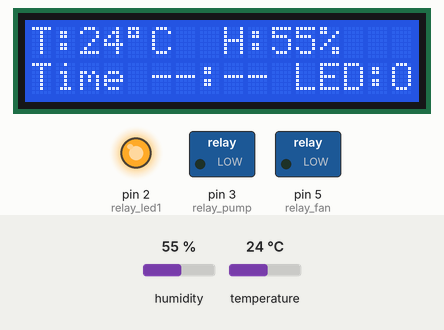
Recording of a sketch running on a simulated Arduino Uno, built with avr-gcc and run on an emulated ATmega328P. Shown: 16×2 character LCD, switched loads named in the sketch (green lamp = pin HIGH), output pins drawn as LEDs (lit = HIGH). The inputs (shaded band) are chosen by the test bench; at power-on: humidity 55 %, temperature 24 °C. What the sketch prints to the serial monitor is not drawn.

Above: at 3.3 s.
3.4 s: humidity set to 88 %
At 4.8 s:
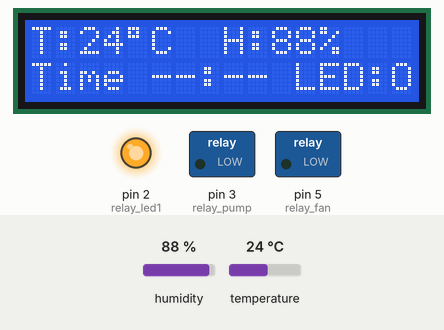
5.7 s: humidity set to 91 %
At 7.5 s:
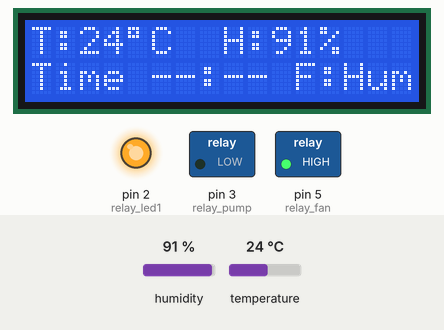
7.8 s: temperature set to 33 °C
At 9.2 s:
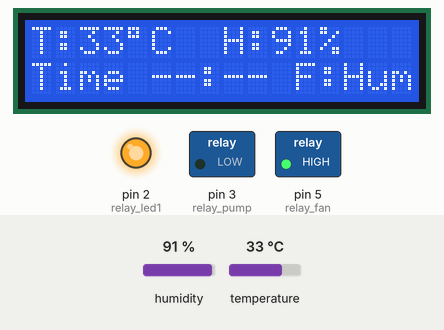
9.9 s: temperature set to 36 °C
At 11.7 s:
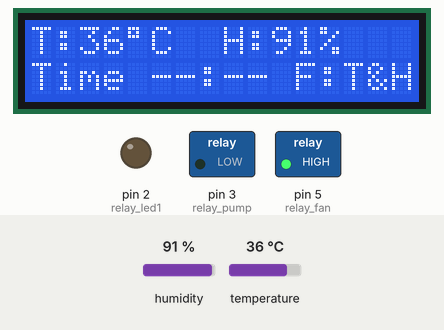
12.0 s: humidity set to 22 %
At 13.5 s:
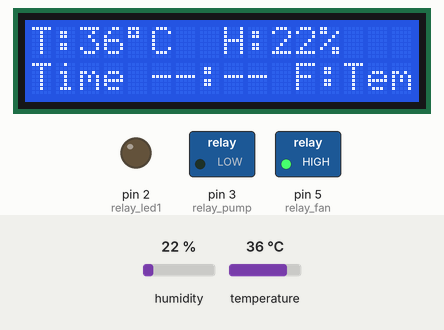
14.1 s: temperature set to 12 °C
At 15.1 s:
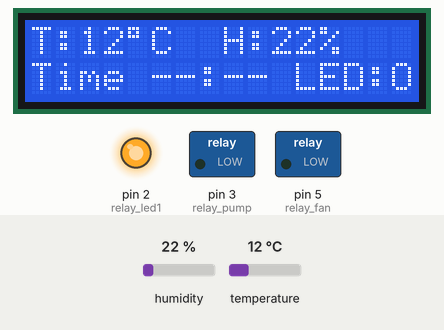
Timing chart, 0 to 17.1 s (numbered marks = the images above; inputs shaded):
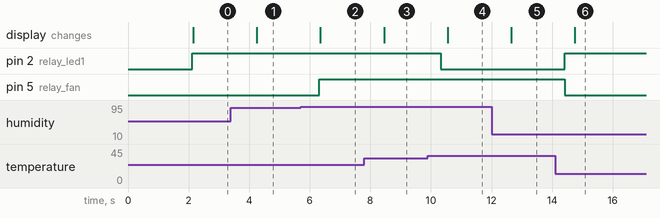

The sketch:

jetson_baby_plant.ino
```cpp
#include <Wire.h>
#include <LiquidCrystal_I2C.h>
#include <SimpleDHT.h>

// LCD 설정
LiquidCrystal_I2C lcd(0x3F, 16, 2);  // LCD 주소가 0x27인 경우 수정 필요

// 릴레이 핀 설정
#define relay_led1 2    // LED 릴레이
#define relay_pump 3    // 펌프 릴레이
#define relay_fan 5     // 팬 릴레이

// DHT11 온도 센서 설정
int pinDHT11 = 6;       // 온도 센서 핀
SimpleDHT11 dht11(pinDHT11);

// 시간 변수
int currentHour = 12;   // 기본값 설정 (정오)
int currentMinute = 0;
int currentSecond = 0;
bool timeReceived = false;  // 시간을 받았는지 여부

// 온도 및 습도 변수
byte temperature = 0;
byte humidity = 0;

// 온도 및 습도 임계값 설정
const byte TEMP_THRESHOLD = 35;  // 35도 이상이면 LED 끄고 팬 켜기
const byte HUMIDITY_THRESHOLD = 90;  // 발아 단계: 90% 이상이면 팬 켜기

// 상태 변수
bool isOperatingHours = true;   // 초기값은 운영 시간으로 설정
bool isOverheated = false;      // 과열 여부
bool isHighHumidity = false;    // 고습도 여부

// 팬 동작 이유 추적
String fanReason = "";

// 디버깅용 변수
unsigned long lastSerialRequestTime = 0;
unsigned long serialRequestCount = 0;

// LCD 업데이트 시간 제어용 변수
unsigned long lastLCDUpdateTime = 0;
const unsigned long LCD_UPDATE_INTERVAL = 1000;  // 1초마다 LCD 업데이트

void setup() {
  // 릴레이 핀 초기화 - 가장 먼저 실행
  pinMode(relay_led1, OUTPUT);
  pinMode(relay_pump, OUTPUT);
  pinMode(relay_fan, OUTPUT);

  // 모든 릴레이 초기 상태 OFF
  digitalWrite(relay_led1, LOW);
  digitalWrite(relay_pump, LOW);
  digitalWrite(relay_fan, LOW);

  // 시리얼 통신 초기화
  Serial.begin(115200);

  // LCD 초기화
  Wire.begin();  // Arduino에서 I2C 초기화 (A4=SDA, A5=SCL)
  lcd.init();
  lcd.backlight();
  lcd.clear();

  lcd.setCursor(0, 0);
  lcd.print("Smart Farm System");
  lcd.setCursor(0, 1);
  lcd.print("Initializing...");

  delay(2000);
  lcd.clear();

  // 제슨 나노에 시간 정보 요청
  Serial.println("REQUEST_TIME");
  lastSerialRequestTime = millis();
  serialRequestCount++;

  Serial.println("스마트팜 시스템이 시작되었습니다.");
}

void loop() {
  // 1. 시리얼에서 시간 데이터 읽기
  readTimeFromJetson();

  // 2. 온습도 센서 읽기
  readDHT11Sensor();

  // 3. 운영 시간 체크 (06:00~20:00)
  if (timeReceived) {
    isOperatingHours = (currentHour >= 6 && currentHour < 20);
  }

  // 4. 환경 조건 체크
  isOverheated = (temperature >= TEMP_THRESHOLD);
  isHighHumidity = (humidity >= HUMIDITY_THRESHOLD);

  // 5. 장치 제어 로직
  controlDevices();

  // 6. LCD 화면 주기적 업데이트
  unsigned long currentMillis = millis();
  if (currentMillis - lastLCDUpdateTime >= LCD_UPDATE_INTERVAL) {
    updateLCD();
    lastLCDUpdateTime = currentMillis;
  }

  // 잠시 대기
  delay(100);  // 100ms 간격으로 실행 (CPU 부하 감소)
}

void readTimeFromJetson() {
  if (Serial.available()) {
    String command = Serial.readStringUntil('\n');


    // "TIME:HH:MM:SS" 형식 확인
    if (command.startsWith("TIME:")) {
      String timeStr = command.substring(5);

      if (timeStr.length() >= 8) {
        currentHour = timeStr.substring(0, 2).toInt();
        currentMinute = timeStr.substring(3, 5).toInt();
        currentSecond = timeStr.substring(6, 8).toInt();
        timeReceived = true;

        Serial.print("시간 설정 완료: ");
        Serial.print(currentHour);
        Serial.print(":");
        Serial.print(currentMinute);
        Serial.print(":");
        Serial.println(currentSecond);
      }
    }
  }
}

void readDHT11Sensor() {
  // DHT11 센서에서 온습도 읽기
  static unsigned long lastSensorReadTime = 0;
  unsigned long currentMillis = millis();

  // 2초마다 센서 읽기 (DHT11 권장 간격)
  if (currentMillis - lastSensorReadTime >= 2000) {
    lastSensorReadTime = currentMillis;

    int err = SimpleDHTErrSuccess;
    if ((err = dht11.read(&temperature, &humidity, NULL)) != SimpleDHTErrSuccess) {
      Serial.print("DHT11 읽기 실패, 오류=");
      Serial.print(SimpleDHTErrCode(err));
      Serial.print(", ");
      Serial.println(SimpleDHTErrDuration(err));
      return;
    }

    // 디버그 출력


    // 경고 메시지
    if (isOverheated) {
      Serial.println("경고: 온도가 너무 높습니다!");
    }

    if (isHighHumidity) {
      Serial.println("경고: 습도가 너무 높습니다!");
    }
  }
}

void controlDevices() {
  // LED 제어: 운영 시간 내 & 과열 아닐 때 켜기
  if (isOperatingHours && !isOverheated) {
    digitalWrite(relay_led1, HIGH);  // LED 켜기
    Serial.println("LED: ON (운영 시간 내)");
  } else {
    digitalWrite(relay_led1, LOW);   // LED 끄기
    if (!isOperatingHours) {
      Serial.println("LED: OFF (운영 시간 외)");
    } else {
      Serial.println("LED: OFF (과열)");
    }
  }

  // 팬 제어: 과열 또는 고습도 시 켜기
  if (isOverheated || isHighHumidity) {
    digitalWrite(relay_fan, HIGH);   // 팬 켜기

    // 팬 동작 이유 설정
    if (isOverheated && isHighHumidity) {
      fanReason = "T&H";  // 온도 & 습도
    } else if (isOverheated) {
      fanReason = "Temp";  // 온도
    } else {
      fanReason = "Humid";  // 습도
    }

    Serial.print("팬: ON (이유: ");
    Serial.print(fanReason);
    Serial.println(")");
  } else {
    digitalWrite(relay_fan, LOW);    // 팬 끄기
    fanReason = "";
    Serial.println("팬: OFF");
  }

  // 여기에 펌프 제어 로직 추가 가능
  // 예: 토양 습도 센서 기반 또는 정기적 관수
}

void updateLCD() {
  // 첫 번째 줄: 온도 및 습도
  lcd.setCursor(0, 0);
  lcd.print("T:");
  lcd.print(temperature);
  lcd.write(0xDF);
  lcd.print("C  ");

  lcd.print("H:");
  lcd.print(humidity);
  lcd.print("%   ");

  // 두 번째 줄: 현재 시간과 상태
  lcd.setCursor(0, 1);

  // 시간 표시 - 무조건 표시하도록 변경
  lcd.print("Time ");
  if (timeReceived) {
    // 시간이 수신된 경우
    if (currentHour < 10) lcd.print("0");
    lcd.print(currentHour);
    lcd.print(":");
    if (currentMinute < 10) lcd.print("0");
    lcd.print(currentMinute);
  } else {
    // 시간이 수신되지 않은 경우
    lcd.print("--:--");
  }

  // 상태 표시
  lcd.setCursor(11, 1);
  if (fanReason != "") {
    lcd.print("F:");
    lcd.print(fanReason);
  } else if (isOperatingHours) {
    lcd.print("LED:ON ");
  } else {
    lcd.print("LED:OFF");
  }
}
```

Measured:
- the behaviour switches between 89 and 90 % on humidity (found by bisection; images 1 and 2)
- the behaviour switches between 34 and 35 °C on temperature (found by bisection; images 3 and 4)
- after the input at 3.4 s, the display: changes after 0.86 s (image 1)
- after the input at 5.7 s, pin 5 (relay_fan): LOW → HIGH after 0.62 s; the display: changes after 0.65 s (image 2)
- after the input at 7.8 s, the display: changes after 0.66 s (image 3)
- after the input at 9.9 s, pin 2 (relay_led1): HIGH → LOW after 0.42 s; the display: changes after 0.65 s (image 4)
- after the input at 12.0 s, the display: changes after 0.65 s (image 5)
- after the input at 14.1 s, pin 2 (relay_led1): LOW → HIGH after 0.32 s; pin 5 (relay_fan): HIGH → LOW after 0.32 s; the display: changes after 0.65 s (image 6)
